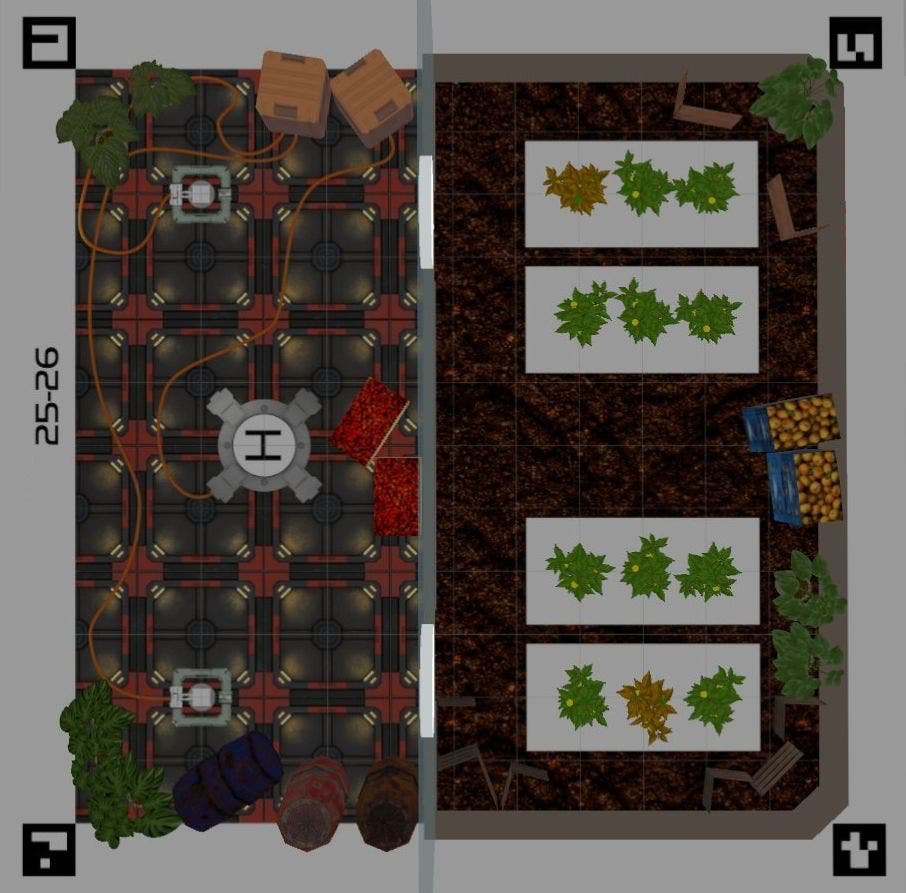
#> input picture week1/task3/Task3_Aero.png, 906 x 893 px, found by its file name
$ python task3_arena_plants_detection.py
#> lines starting #> are read from the running program, lines starting #| are printed output that depends on the picture; after the words box and inside, x2 and y2 are one past the last pixel; in counts of white or black regions, pixels touching at a corner belong together
import cv2
import numpy as np

#aruco marker detection
img = cv2.imread("C:/python/opencv/aeroXprojects/week1/task3/Task3_Aero.png")
#> img is the input picture: shape (893, 906, 3); mean B, G, R 71.9, 78.1, 85.1
gray = cv2.cvtColor(img, cv2.COLOR_BGR2GRAY)
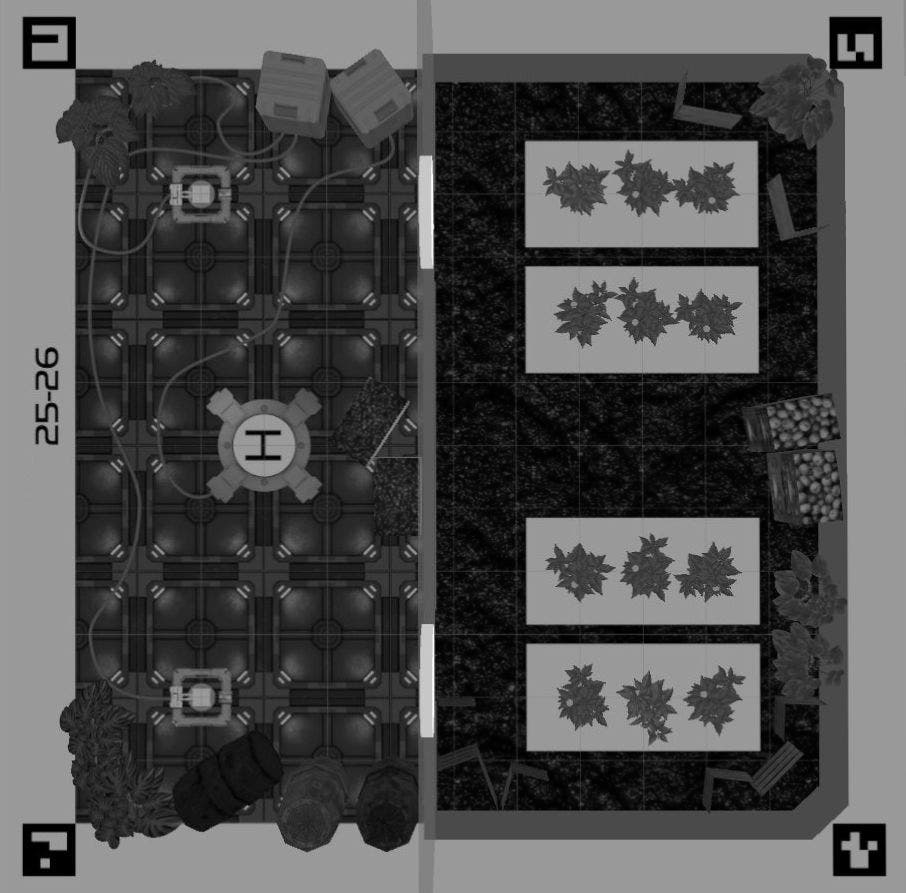
#> gray: shape (893, 906); min 0, max 255, mean 79.5


aruco_dict = cv2.aruco.getPredefinedDictionary(cv2.aruco.DICT_4X4_100)
parameters = cv2.aruco.DetectorParameters()
detector = cv2.aruco.ArucoDetector(aruco_dict, parameters)
corners, ids, rejected = detector.detectMarkers(gray)
#> corners = ([[885, 824], [887, 875], [833, 875], [833, 824]], [[74, 824], [75, 875], [23, 876], [23, 823]], [[75, 17], [75, 68], [23, 68], [23, 17]], [[881, 17], [881, 68], [830, 68], [829, 17]]); ids = [95, 80, 85, 90]; rejected = 16 items

cv2.aruco.drawDetectedMarkers(img, corners, ids, (0,255,0))
#> img: shape (893, 906, 3); 0.31% of pixels changed, all inside (x1, y1, x2, y2) = (23, 13, 906, 877)

# yellow flowers detection
# crop_img = img[150:223,525:636]
crop_img = img[223:296,585:696]
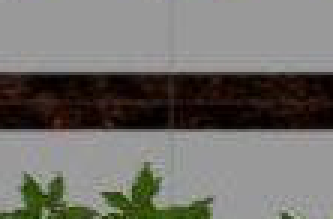
#> crop_img: shape (73, 111, 3) (shown 3 times larger); mean B, G, R 106.9, 111.6, 113.6

hsv = cv2.cvtColor(img, cv2.COLOR_BGR2HSV)
#> hsv: shape (893, 906, 3); mean H, S, V 26.2, 81.6, 87.4
# y,x = 186,585
# print(hsv[y,x]) #[ 22 227  99]#for flowers

a=0
lower_yellow = np.array([20,220,90])
upper_yellow = np.array([25,235,110])
mask = cv2.inRange(hsv, lower_yellow, upper_yellow)
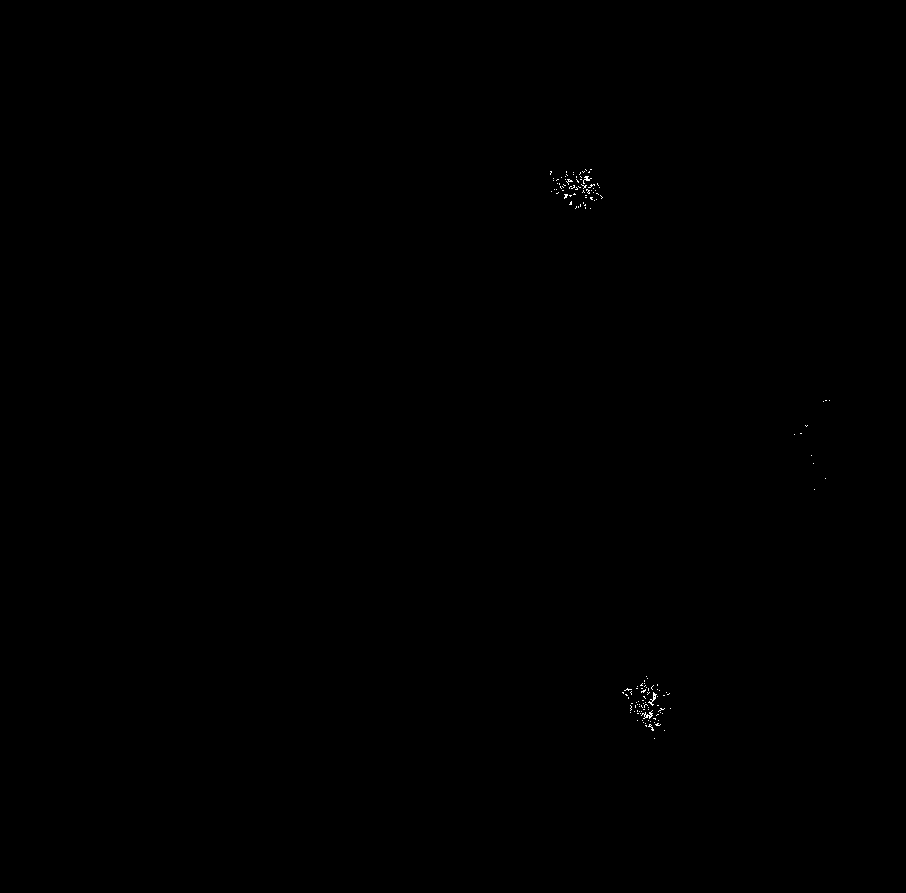
#> mask: shape (893, 906); 0.06% white in thin lines or dots, all inside (x1, y1, x2, y2) = (550, 169, 830, 739)
mask = cv2.GaussianBlur(mask, (9,9), 0) # bluring to get the edge detected
contours, _ = cv2.findContours(mask, cv2.RETR_EXTERNAL, cv2.CHAIN_APPROX_SIMPLE)
#> contours = 7 contours; box (x1, y1, x2, y2) and area: (618, 672, 675, 743) 2064, (546, 165, 607, 213) 1953, (790, 421, 812, 439) 178, (807, 451, 818, 468) 102, (819, 396, 834, 406) 99, (810, 485, 819, 494) 48, (821, 474, 830, 483) 48
for cnt in contours:
    area = cv2.contourArea(cnt)
    if area > 1000:
        cv2.drawContours(img, [cnt], -1, (0,0,255), 2)
        a+=1
#> this loop made 7 passes
#> (area, a) on passes 1, 7: (2064.5, 1), (1953, 2)
#> area on passes 2 to 6: 48, 48, 102, 177.5, 99
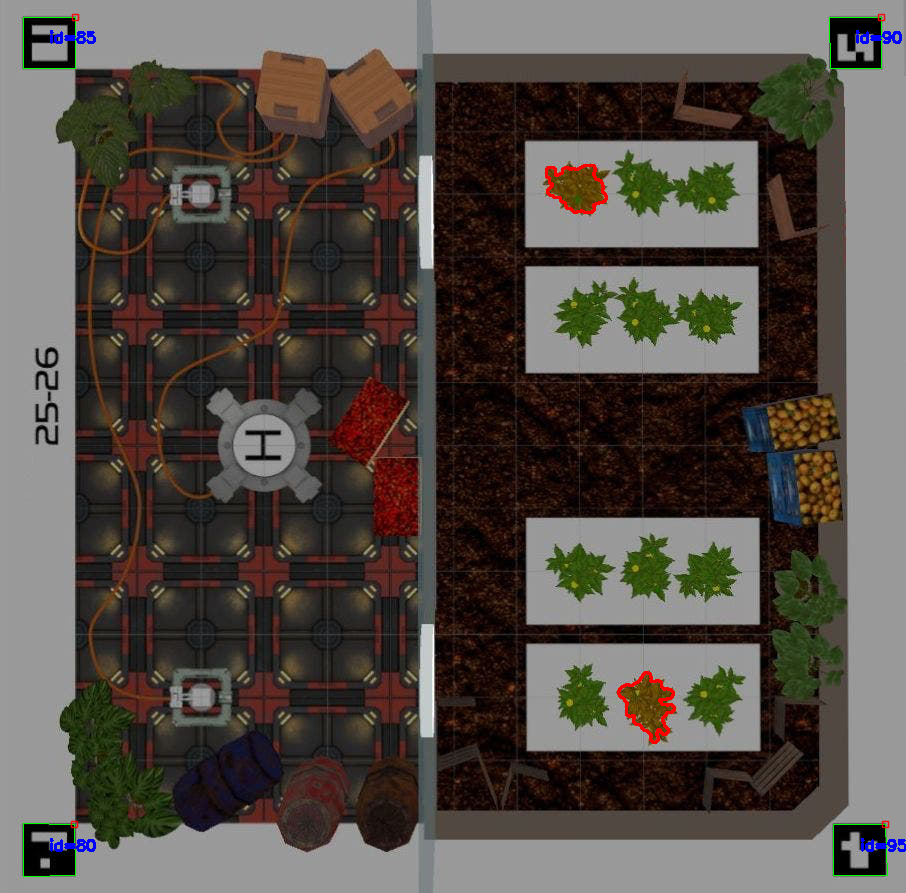
#> img: shape (893, 906, 3); mean B, G, R 72, 77.9, 85.1
#> after the loop, a = 2
print("no.of yellow flowers detected:", a)
#| no.of yellow flowers detected: 2

#border detection
# y,x = 259,585
# print(hsv[y,x]) # [  5 255  22] #for border

border_L = np.array([00,245,10])
border_U = np.array([15,255,35])
mask2 = cv2.inRange(hsv, border_L, border_U)
#> mask2: shape (893, 906); 4.2% white in thin lines or dots, all inside (x1, y1, x2, y2) = (71, 21, 883, 841)
mask2 = cv2.GaussianBlur(mask2, (9,9), 0) # bluring to get the edge detected
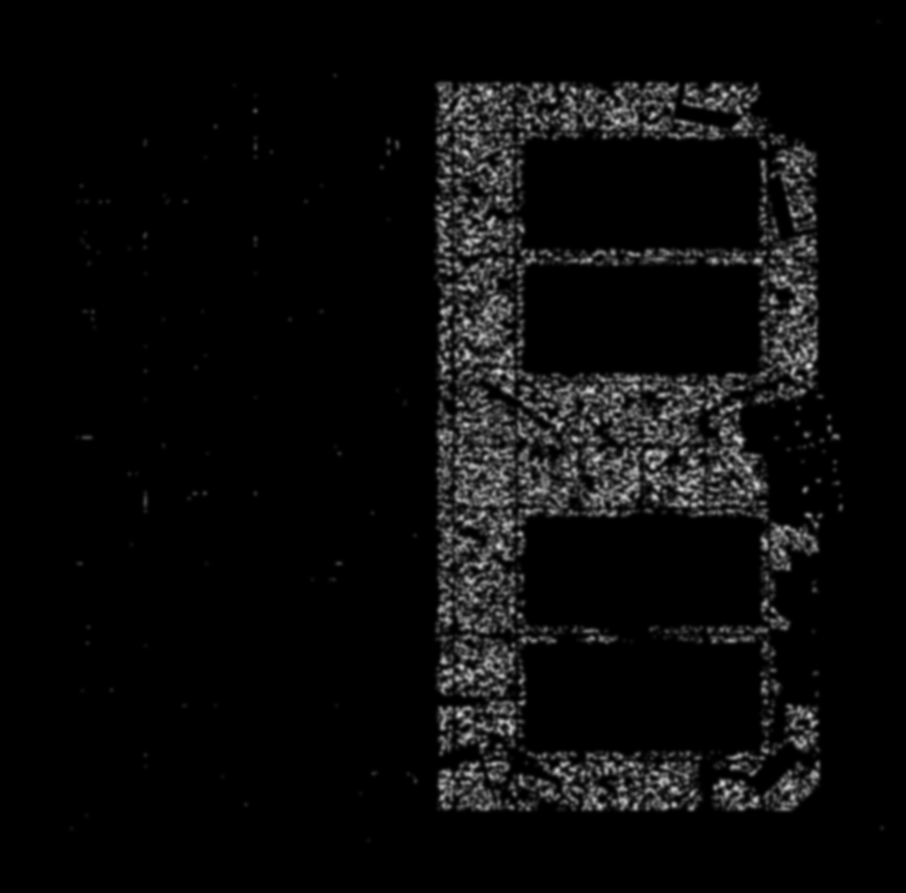
#> mask2: shape (893, 906); min 0, max 215, mean 10.8
contours, _ = cv2.findContours(mask2, cv2.RETR_EXTERNAL, cv2.CHAIN_APPROX_SIMPLE)
#> contours = 92 contours; largest, box (x1, y1, x2, y2) and area: (431, 79, 827, 814) 264110, (783, 411, 843, 454) 818, (384, 134, 402, 159) 298, (79, 307, 99, 332) 245, (251, 133, 260, 162) 208
for cnt in contours:
    area = cv2.contourArea(cnt)
    if area > 1000:
        cv2.drawContours(img, [cnt], -1, (255,0,0), 2)
#> this loop made 92 passes
#> area on passes 1 to 12: 48, 48, 60, 48, 60, 48, 48, 153.5, 85, 48, 60, 48
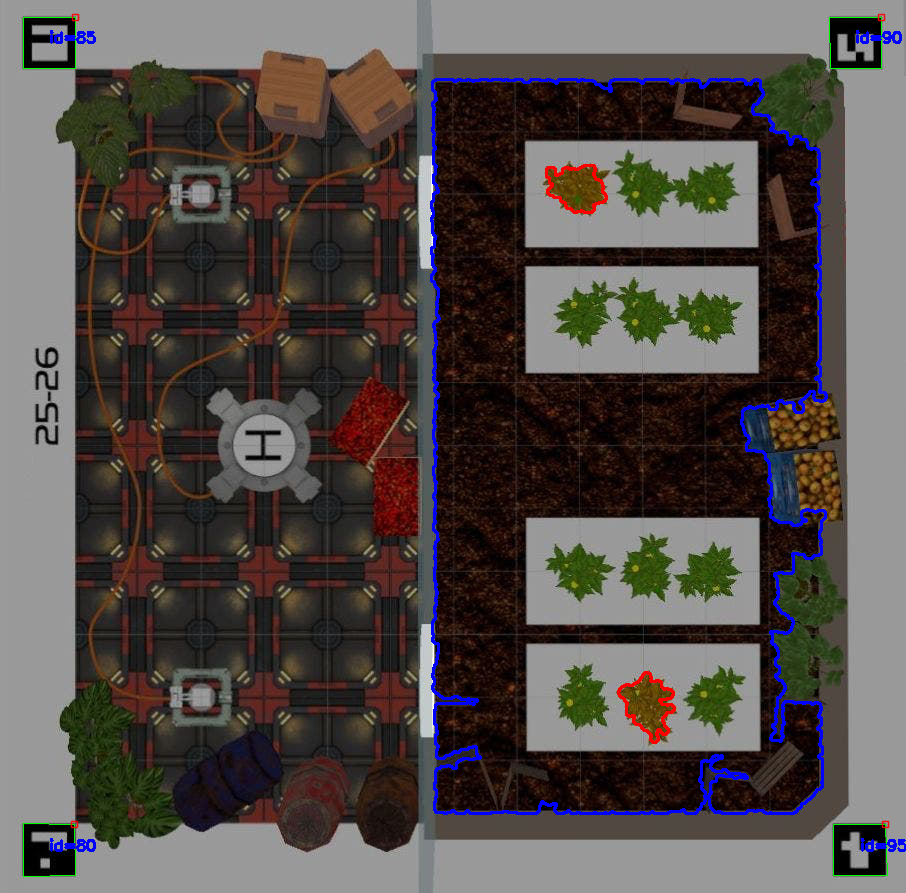
#> img: shape (893, 906, 3); 1.33% of pixels changed, all inside (x1, y1, x2, y2) = (430, 78, 828, 815)


cv2.namedWindow("image", cv2.WINDOW_NORMAL)
# cv2.imshow("image", mask2)
cv2.imshow("image",img)
# cv2.imshow("image", crop_img)
# cv2.imwrite("task3_output_arena_plants.png", img)
cv2.waitKey(0)
